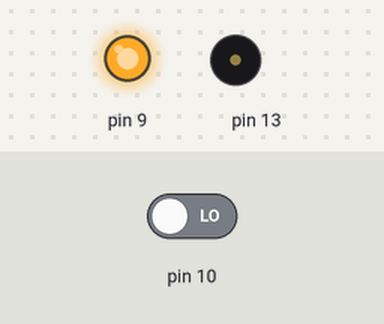
This sketch was run on a simulated Arduino Uno, built with avr-gcc and run on an emulated ATmega328P. Parts: output pins drawn as LEDs (lit = HIGH), buzzer (waves = sounding). The test bench sets the inputs (shaded band); at power-on: pin 10 LOW.

Above: at 1.2 s.
1.3 s: pin 10 driven HIGH
At 1.9 s:
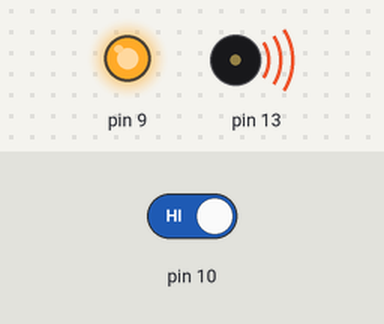
Timing chart, 0 to 4.3 s (numbered marks = the images above; inputs shaded):
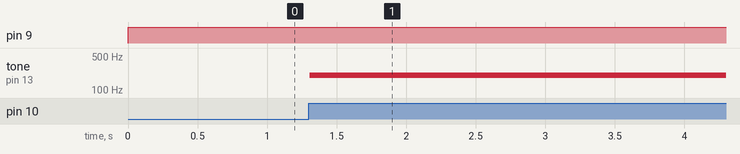

The sketch:

task1_3_1.ino
```cpp
//EE25B089 M Nharen

#include <LiquidCrystal.h>

LiquidCrystal lcd(12,11,5,4,3,2);

void setup()
{
  pinMode(9,OUTPUT);
  pinMode(13,OUTPUT);
}

void loop()
{
  digitalWrite(9,HIGH);
  int val = digitalRead(10);
  if (val == 1)
  {
    lcd.setCursor(0,0);
    lcd.print("Interference detected");
     tone(13,200);
  }
  else
  {
    lcd.setCursor(0,0);
    lcd.print("No Interference");
    noTone(11);
  }
  delay(50);
}
```

Measured:
- after the input at 1.3 s, tone on pin 13: silent → 200 Hz at once
